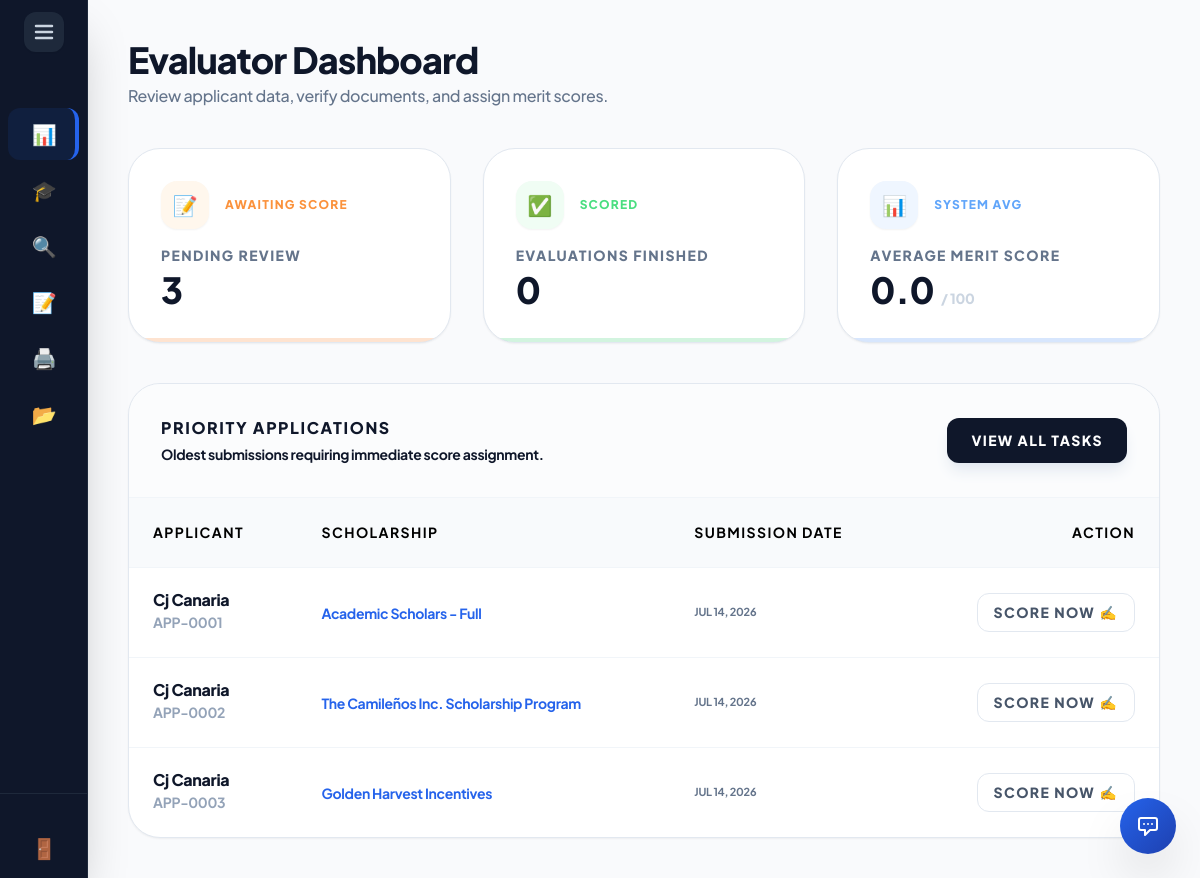
The app's page /external_admin/dashboard.php (signed in) with its own data.
### tables this page shows
CREATE TABLE `application` (
  `ApplicationID` int(11) NOT NULL AUTO_INCREMENT,
  `ScholarshipID` int(11) NOT NULL,
  `UserID` int(11) NOT NULL,
  `DateSubmitted` timestamp NOT NULL DEFAULT current_timestamp(),
  `Status` varchar(50) DEFAULT 'Pending',
  `TotalScore` int(11) DEFAULT 0,
  `GPA` decimal(4,2) DEFAULT NULL,
  `YearLevel` varchar(20) DEFAULT NULL,
  PRIMARY KEY (`ApplicationID`),
  KEY `ScholarshipID` (`ScholarshipID`),
  KEY `UserID` (`UserID`),
  CONSTRAINT `application_ibfk_1` FOREIGN KEY (`ScholarshipID`) REFERENCES `scholarship` (`ScholarshipID`) ON DELETE CASCADE,
  CONSTRAINT `application_ibfk_2` FOREIGN KEY (`UserID`) REFERENCES `users` (`UserID`) ON DELETE CASCADE
);

CREATE TABLE `users` (
  `UserID` int(11) NOT NULL AUTO_INCREMENT,
  `Username` varchar(50) NOT NULL,
  `Email` varchar(100) NOT NULL,
  `PasswordHash` varchar(255) NOT NULL,
  `FirstName` varchar(100) NOT NULL,
  `LastName` varchar(100) NOT NULL,
  `Role` enum('Student','Internal_Admin','External_Admin','Super_Admin') DEFAULT 'Student',
  `AccountStatus` varchar(20) DEFAULT 'Active',
  `StudentID_Num` varchar(50) DEFAULT NULL,
  `YearLevel` varchar(50) DEFAULT NULL,
  `GPA` decimal(4,2) DEFAULT NULL,
  `Major` varchar(100) DEFAULT NULL,
  `ProgramID` int(11) DEFAULT NULL,
  `Department` varchar(100) DEFAULT NULL,
  `Organization` varchar(100) DEFAULT NULL,
  `ContactNumber` varchar(20) DEFAULT NULL,
  `DateOfBirth` date DEFAULT NULL,
  `ProfilePicture` varchar(255) DEFAULT NULL,
  `ResetToken` varchar(255) DEFAULT NULL,
  `ResetTokenExpire` datetime DEFAULT NULL,
  `Gender` varchar(20) NOT NULL DEFAULT 'Not Specified',
  PRIMARY KEY (`UserID`),
  UNIQUE KEY `Username` (`Username`),
  UNIQUE KEY `Email` (`Email`)
);

CREATE TABLE `scholarship` (
  `ScholarshipID` int(11) NOT NULL AUTO_INCREMENT,
  `ProgramID` int(11) DEFAULT NULL,
  `YearLevel` varchar(50) DEFAULT NULL,
  `Name` varchar(150) NOT NULL,
  `Description` text DEFAULT NULL,
  `Deadline` date NOT NULL,
  `AwardAmount` decimal(10,2) DEFAULT NULL,
  `NumberOfSlots` int(11) DEFAULT NULL,
  `Status` varchar(20) DEFAULT 'Active',
  `MinimumGWA` decimal(4,2) DEFAULT 2.00,
  `CreatedBy` int(11) DEFAULT NULL,
  `GenderRequirement` varchar(20) NOT NULL DEFAULT 'Any',
  `ScholarshipType` enum('Private','Government') DEFAULT 'Private',
  `FormConfig` varchar(255) DEFAULT 'Academic,Family,Financial,Essay',
  `ReleaseFrequency` varchar(50) DEFAULT 'Per Semester',
  `AllowsDual` enum('Yes','No') NOT NULL DEFAULT 'No',
  PRIMARY KEY (`ScholarshipID`),
  KEY `ProgramID` (`ProgramID`),
  KEY `fk_scholarship_creator` (`CreatedBy`),
  CONSTRAINT `fk_scholarship_creator` FOREIGN KEY (`CreatedBy`) REFERENCES `users` (`UserID`) ON DELETE SET NULL,
  CONSTRAINT `scholarship_ibfk_1` FOREIGN KEY (`ProgramID`) REFERENCES `program` (`ProgramID`) ON DELETE CASCADE
);

### external_admin/dashboard.php (the view, shortened to what this page needs)
<?php
include '../includes/db_connect.php';
try {
    $pending_reviews = $pdo->query("SELECT COUNT(*) FROM application WHERE Status = 'Submitted' OR Status = 'Under Review'")->fetchColumn();
    $completed_evals = $pdo->query("SELECT COUNT(*) FROM application WHERE TotalScore > 0 AND (Status = 'Shortlisted' OR Status = 'Approved')")->fetchColumn();
    $avg_score = $pdo->query("SELECT AVG(TotalScore) FROM application WHERE TotalScore > 0")->fetchColumn();
    $recent_stmt = $pdo->query("
        SELECT a.ApplicationID, u.FirstName, u.LastName, sch.Name AS scholarship_name, a.DateSubmitted
        FROM application a
        JOIN users u ON a.UserID = u.UserID
        JOIN scholarship sch ON a.ScholarshipID = sch.ScholarshipID
        WHERE a.Status = 'Submitted' OR a.Status = 'Under Review'
        ORDER BY a.DateSubmitted ASC LIMIT 5
    ");
    $recent_apps = $recent_stmt->fetchAll();
} catch (PDOException $e) {
    error_log("Evaluator Dashboard Error: " . $e->getMessage());
}
include '../includes/header.php';
include '../includes/external_sidebar.php';
?>
<main class="flex-1 p-5 lg:p-10 lg:ml-72 bg-slate-50/50 min-h-screen transition-all duration-300">
    <header class="mb-10">
        <h2 class="text-3xl lg:text-4xl font-black text-slate-900 tracking-tight">Evaluator Dashboard</h2>
        <p class="text-slate-500 font-medium mt-1">Review applicant data, verify documents, and assign merit scores.</p>
    </header>
    <div class="grid grid-cols-1 md:grid-cols-3 gap-6 lg:gap-8 mb-10">
        <div class="bg-white p-6 lg:p-8 rounded-[2rem] border border-slate-200 shadow-sm relative overflow-hidden group">
            <div class="flex items-center gap-4 mb-4">
                <div class="w-12 h-12 shrink-0 bg-orange-50 text-orange-600 rounded-2xl text-xl flex items-center justify-center group-hover:bg-orange-600 group-hover:text-white transition-all shadow-sm">📝</div>
                <span class="text-[10px] lg:text-[12px] font-black text-orange-400 uppercase tracking-widest">Awaiting Score</span>
            </div>
            <p class="text-[12px] lg:text-[14px] font-black text-slate-500 uppercase tracking-widest mb-1">Pending Review</p>
            <p class="text-4xl font-black text-slate-900"><?= number_format($pending_reviews) ?></p>
            <div class="absolute bottom-0 left-0 h-1 bg-orange-500 transition-all w-full opacity-20 group-hover:opacity-100"></div>
        </div>
        <div class="bg-white p-6 lg:p-8 rounded-[2rem] border border-slate-200 shadow-sm relative overflow-hidden group">
            <div class="flex items-center gap-4 mb-4">
                <div class="w-12 h-12 shrink-0 bg-green-50 text-green-600 rounded-2xl text-xl flex items-center justify-center group-hover:bg-green-600 group-hover:text-white transition-all shadow-sm">✅</div>
                <span class="text-[10px] lg:text-[12px] font-black text-green-400 uppercase tracking-widest">Scored</span>
            </div>
            <p class="text-[12px] lg:text-[14px] font-black text-slate-500 uppercase tracking-widest mb-1">Evaluations Finished</p>
            <p class="text-4xl font-black text-slate-900"><?= number_format($completed_evals) ?></p>
            <div class="absolute bottom-0 left-0 h-1 bg-green-500 transition-all w-full opacity-20 group-hover:opacity-100"></div>
        </div>
        <div class="bg-white p-6 lg:p-8 rounded-[2rem] border border-slate-200 shadow-sm relative overflow-hidden group">
            <div class="flex items-center gap-4 mb-4">
                <div class="w-12 h-12 shrink-0 bg-blue-50 text-blue-600 rounded-2xl text-xl flex items-center justify-center group-hover:bg-blue-600 group-hover:text-white transition-all shadow-sm">📊</div>
                <span class="text-[10px] lg:text-[12px] font-black text-blue-400 uppercase tracking-widest">System Avg</span>
            </div>
            <p class="text-[12px] lg:text-[14px] font-black text-slate-500 uppercase tracking-widest mb-1">Average Merit Score</p>
            <p class="text-4xl font-black text-slate-900"><?= number_format($avg_score, 1) ?> <span class="text-sm text-slate-300">/ 100</span></p>
            <div class="absolute bottom-0 left-0 h-1 bg-blue-500 transition-all w-full opacity-20 group-hover:opacity-100"></div>
        </div>
    </div>
    <div class="bg-white rounded-[2rem] border border-slate-200 shadow-sm overflow-hidden">
        <div class="p-8 border-b border-slate-100 flex justify-between items-center bg-slate-50/50">
            <div>
                <h3 class="font-black text-slate-900 uppercase tracking-widest text-s">Priority Applications</h3>
                <p class="text-[14px] text-slate-900 font-bold mt-1">Oldest submissions requiring immediate score assignment.</p>
            </div>
            <a href="score.php" class="bg-slate-900 text-white px-6 py-3 rounded-xl text-[14px] font-black uppercase tracking-widest hover:bg-blue-600 transition-all shadow-lg shadow-slate-200">View All Tasks</a>
        </div>
        <table class="w-full text-left border-collapse">
            <thead class="bg-slate-50 border-b border-slate-100">
                <tr class="text-[14px] font-black text-black uppercase tracking-widest">
                    <th class="p-6">Applicant</th>
                    <th class="p-6">Scholarship</th>
                    <th class="p-6">Submission Date</th>
                    <th class="p-6 text-right">Action</th>
                </tr>
            </thead>
            <tbody class="divide-y divide-slate-100">
                <?php foreach($recent_apps as $app): ?>
                <tr class="hover:bg-slate-50/50 transition-colors">
                    <td class="p-6">
                        <p class="font-black text-slate-900 text-base leading-none mb-1"><?= htmlspecialchars($app['FirstName'] . ' ' . $app['LastName']) ?></p>
                        <p class="text-[14px] font-bold text-slate-400 uppercase">APP-<?= str_pad($app['ApplicationID'], 4, '0', STR_PAD_LEFT) ?></p>
                    </td>
                    <td class="p-6 font-bold text-blue-600 text-sm"><?= htmlspecialchars($app['scholarship_name']) ?></td>
                    <td class="p-6 text-[11px] font-bold text-slate-500 uppercase tracking-tight"><?= date('M d, Y', strtotime($app['DateSubmitted'])) ?></td>
                    <td class="p-6 text-right">
                        <a href="score.php?id=<?= $app['ApplicationID'] ?>" class="inline-block bg-white border border-slate-200 text-slate-600 px-4 py-2 rounded-xl text-[14px] font-black uppercase tracking-widest hover:bg-slate-900 hover:text-white hover:border-slate-900 transition-all">Score Now ✍️</a>
                    </td>
                </tr>
                <?php endforeach; if(empty($recent_apps)): ?>
                <tr>
                    <td colspan="4" class="p-20 text-center">
                        <div class="text-4xl mb-4 grayscale opacity-30">☕</div>
                        <h3 class="text-lg font-black text-slate-900">All caught up!</h3>
                        <p class="text-slate-400 font-medium text-sm mt-1">There are no pending applications awaiting your evaluation.</p>
                    </td>
                </tr>
                <?php endif; ?>
            </tbody>
        </table>
    </div>
</main>
<?php include '../includes/footer.php'; ?>

### includes/header.php (style rules this page uses)
:root { --sidebar-width: 5.5rem; --transition-speed: 0.4s; --transition-curve: cubic-bezier(0.4, 0, 0.2, 1); }
body { font-family: 'Plus Jakarta Sans', sans-serif; letter-spacing: -0.02em; overflow-x: hidden; }
main { margin-left: var(--sidebar-width) !important; transition: margin-left var(--transition-speed) var(--transition-curve); width: calc(100vw - var(--sidebar-width)); }

### records on screen
application: UserID.LastName "Cj Canaria", ApplicationID "0001", ScholarshipID.Name "Academic Scholars - Full", DateSubmitted "JUL 14, 2026"
application: UserID.LastName "Cj Canaria", ApplicationID "0002", ScholarshipID.Name "The Camileños Inc. Scholarship Program", DateSubmitted "JUL 14, 2026"
application: UserID.LastName "Cj Canaria", ApplicationID "0003", ScholarshipID.Name "Golden Harvest Incentives", DateSubmitted "JUL 14, 2026"

### other values on screen
$item[1] "📊"
$item[1] "🎓"
$item[1] "🔍"
$item[1] "📝"
$item[1] "🖨️"
$item[1] "📂"
$pending_reviews "3"
$completed_evals "0"
$avg_score "0.0"
